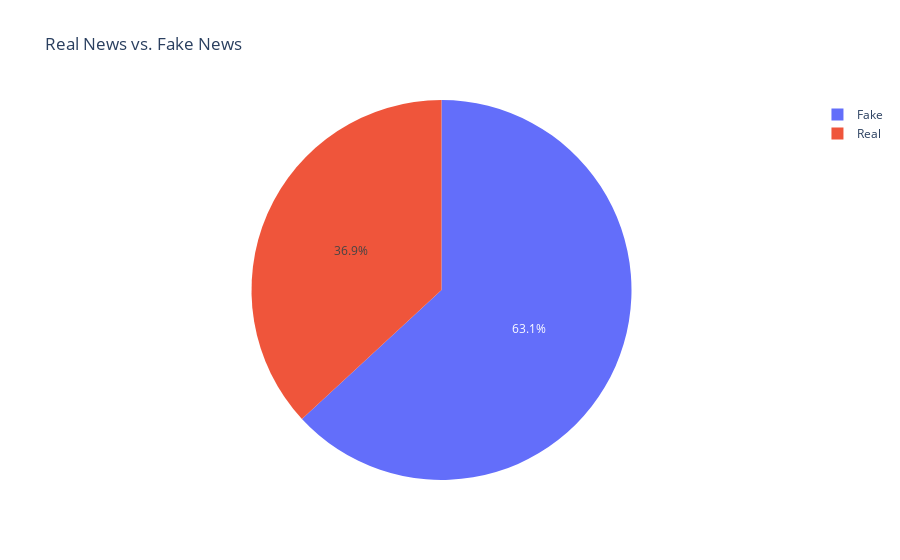

Here is the notebook cell this chart was saved with:
### Markdown cell above
### Real News vs. Fake News

### Code cell
import plotly.express as px
figure = px.pie(df,names='label',title='Real News vs. Fake News')
figure.show()

### Figure 1 — Plotly figure (JSON) as saved in the notebook; plotly's stock layout.template omitted (floating-point values rounded to 4 significant figures; data arrays with more than 128 entries replaced by an {"elided": "..."} marker saying what was removed)
{"data": [{"domain": {"x": [0, 1], "y": [0, 1]}, "hovertemplate": "label=%{label}<extra></extra>", "labels": {"elided": "2045 str values"}, "legendgroup": "", "name": "", "showlegend": true, "type": "pie"}], "layout": {"legend": {"tracegroupgap": 0}, "title": {"text": "Real News vs. Fake News"}}}
